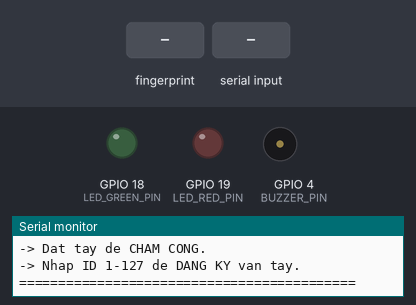
A program run on a simulated ESP32. Shown: output pins drawn as LEDs (lit = HIGH), buzzer (waves = sounding, pin HIGH), the last lines printed to the serial monitor. The inputs (shaded band) are chosen by the test bench. WiFi joins after 1.5 s; servers stay silent unless stated; uploads are accepted with an empty reply.

Above: at 3.7 s.
3.8 s: finger stored as number 1 placed on the sensor
At 4.27 s:
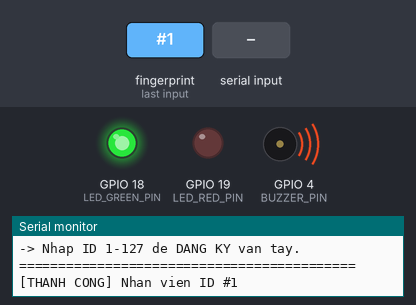
5.8 s: "90,45\n" received over Serial
Timing chart, 0 to 8.8 s (numbered marks = the images above; inputs shaded):
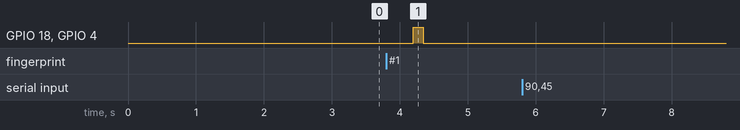

Measured:
- after the input at 3.8 s, GPIO 18 (LED_GREEN_PIN), GPIO 4 (BUZZER_PIN): LOW → HIGH after 0.40 s, → LOW 0.15 s later

The program:

main.cpp
```cpp
#include <Arduino.h>
#include <Adafruit_Fingerprint.h>
#include <WiFi.h>
#include <HTTPClient.h>

// ================= CẤU HÌNH PHẦN CỨNG =================
#define RX2_PIN 16
#define TX2_PIN 17
#define BUZZER_PIN 4
#define LED_GREEN_PIN 18
#define LED_RED_PIN 19

// ================= CẤU HÌNH WIFI =================
const char* ssid = "Thinh";
const char* password = "12345678";

// ================= CẤU HÌNH FIREBASE =================
// QUAN TRỌNG: URL REST phải có .json
const char* FIREBASE_URL =
  "https://hihihaha-6f707-default-rtdb.asia-southeast1.firebasedatabase.app/attendance_test.json";

HardwareSerial mySerial(2);
Adafruit_Fingerprint finger = Adafruit_Fingerprint(&mySerial);

bool isEnrolling = false;

// ================= KHAI BÁO HÀM =================
void connectWiFi();
void beepSuccess();
void beepError();
void checkFingerprint();
uint8_t getFingerprintEnroll(uint8_t id);
void sendAttendanceToFirebase(int id);

// ================= SETUP =================
void setup() {

  Serial.begin(115200);

  pinMode(BUZZER_PIN, OUTPUT);
  pinMode(LED_GREEN_PIN, OUTPUT);
  pinMode(LED_RED_PIN, OUTPUT);

  digitalWrite(BUZZER_PIN, LOW);
  digitalWrite(LED_GREEN_PIN, LOW);
  digitalWrite(LED_RED_PIN, LOW);

  // Kết nối WiFi
  connectWiFi();

  // Kết nối cảm biến vân tay
  mySerial.begin(57600, SERIAL_8N1, RX2_PIN, TX2_PIN);
  finger.begin(57600);

  if (finger.verifyPassword()) {
    Serial.println("\n[OK] Da ket noi voi cam bien van tay!");
  }
  else {
    Serial.println("\n[LOI] Khong tim thay cam bien!");
    Serial.println("Kiem tra lai day TX/RX.");

    while (1) {
      delay(1);
    }
  }

  Serial.println("\n=========== HE THONG CHAM CONG ===========");
  Serial.println("-> Dat tay de CHAM CONG.");
  Serial.println("-> Nhap ID 1-127 de DANG KY van tay.");
  Serial.println("===========================================\n");
}

// ================= VÒNG LẶP CHÍNH =================
void loop() {

  // Nhập ID từ Serial để đăng ký vân tay
  if (Serial.available() > 0) {

    int id = Serial.parseInt();

    while (Serial.available() > 0) {
      Serial.read();
    }

    if (id > 0 && id <= 127) {

      isEnrolling = true;

      Serial.print("\n>>> Bat dau dang ky van tay ID #");
      Serial.println(id);

      getFingerprintEnroll(id);

      isEnrolling = false;
    }
  }

  // Chấm công
  if (!isEnrolling) {
    checkFingerprint();
    delay(50);
  }
}

// ================= KẾT NỐI WIFI =================
void connectWiFi() {

  Serial.print("\nDang ket noi WiFi: ");
  Serial.println(ssid);

  WiFi.begin(ssid, password);

  int attempts = 0;

  while (WiFi.status() != WL_CONNECTED && attempts < 20) {

    delay(500);
    Serial.print(".");
    attempts++;
  }

  if (WiFi.status() == WL_CONNECTED) {

    Serial.println("\n[OK] Da ket noi WiFi!");

    Serial.print("Dia chi IP: ");
    Serial.println(WiFi.localIP());

  }
  else {

    Serial.println("\n[LOI] Khong the ket noi WiFi!");
  }
}

// ================= XÁC THỰC VÂN TAY =================
void checkFingerprint() {

  uint8_t p = finger.getImage();

  if (p != FINGERPRINT_OK) {
    return;
  }

  p = finger.image2Tz();

  if (p != FINGERPRINT_OK) {

    Serial.println("Hinh anh cham cong qua mo, thu lai.");

    beepError();

    return;
  }

  p = finger.fingerSearch();

  if (p == FINGERPRINT_OK) {

    int matchedId = finger.fingerID;

    Serial.print("\n[THANH CONG] Nhan vien ID #");
    Serial.println(matchedId);

    // Báo hiệu phần cứng
    beepSuccess();

    // Gửi ID lên Firebase
    sendAttendanceToFirebase(matchedId);

  }

  else if (p == FINGERPRINT_NOTFOUND) {

    Serial.println("\n[THAT BAI] Van tay chua duoc dang ky!");

    beepError();
  }

  else {

    Serial.println("\n[LOI] Loi doc du lieu!");

    beepError();
  }
}

// ================= GỬI DỮ LIỆU LÊN FIREBASE =================
void sendAttendanceToFirebase(int id) {

  if (WiFi.status() != WL_CONNECTED) {

    Serial.println("[LOI] Mat ket noi WiFi!");

    return;
  }

  HTTPClient http;

  Serial.println("=================================");
  Serial.println("Dang gui du lieu len Firebase...");
  Serial.print("Fingerprint ID: ");
  Serial.println(id);

  // URL đã có .json
  http.begin(FIREBASE_URL);

  // Header JSON
  http.addHeader("Content-Type", "application/json");

  // Dữ liệu gửi lên Firebase
  String jsonPayload =
    "{\"fingerprintId\":" + String(id) + "}";

  Serial.print("JSON gui di: ");
  Serial.println(jsonPayload);

  // POST
  int httpResponseCode = http.POST(jsonPayload);

  Serial.print("HTTP Response Code: ");
  Serial.println(httpResponseCode);

  if (httpResponseCode > 0) {

    String response = http.getString();

    Serial.print("Firebase response: ");
    Serial.println(response);

    if (httpResponseCode == 200 ||
        httpResponseCode == 201) {

      Serial.println("[OK] DA GUI DU LIEU LEN FIREBASE!");

    }
    else {

      Serial.println("[LOI] Firebase khong chap nhan request!");
    }

  }
  else {

    Serial.print("[HTTP ERROR] ");
    Serial.println(http.errorToString(httpResponseCode));
  }

  http.end();

  Serial.println("=================================");
}

// ================= ĐĂNG KÝ VÂN TAY =================
uint8_t getFingerprintEnroll(uint8_t id) {

  int p = -1;

  Serial.print("Buoc 1: Dat ngon tay len cam bien cho ID #");
  Serial.println(id);

  while (p != FINGERPRINT_OK) {

    p = finger.getImage();

    delay(50);
  }

  p = finger.image2Tz(1);

  if (p != FINGERPRINT_OK) {

    beepError();

    return p;
  }

  Serial.println("-> OK lan 1. Bo tay ra...");

  beepSuccess();

  delay(2000);

  p = 0;

  while (p != FINGERPRINT_NOFINGER) {

    p = finger.getImage();

    delay(50);
  }

  Serial.println("Buoc 2: Dat lai cung ngon tay do...");

  p = -1;

  while (p != FINGERPRINT_OK) {

    p = finger.getImage();

    delay(50);
  }

  p = finger.image2Tz(2);

  if (p != FINGERPRINT_OK) {

    beepError();

    return p;
  }

  p = finger.createModel();

  if (p != FINGERPRINT_OK) {

    beepError();

    return p;
  }

  p = finger.storeModel(id);

  if (p == FINGERPRINT_OK) {

    Serial.println(">>> DANG KY THANH CONG! <<<");

    beepSuccess();

  }
  else {

    Serial.println(">>> DANG KY THAT BAI! <<<");

    beepError();
  }

  return p;
}

// ================= BÁO THÀNH CÔNG =================
void beepSuccess() {

  digitalWrite(LED_GREEN_PIN, HIGH);

  digitalWrite(BUZZER_PIN, HIGH);

  delay(150);

  digitalWrite(BUZZER_PIN, LOW);

  digitalWrite(LED_GREEN_PIN, LOW);

  delay(1500);
}

// ================= BÁO LỖI =================
void beepError() {

  digitalWrite(LED_RED_PIN, HIGH);

  for (int i = 0; i < 3; i++) {

    digitalWrite(BUZZER_PIN, HIGH);

    delay(100);

    digitalWrite(BUZZER_PIN, LOW);

    delay(100);
  }

  digitalWrite(LED_RED_PIN, LOW);

  delay(1500);
}
```
